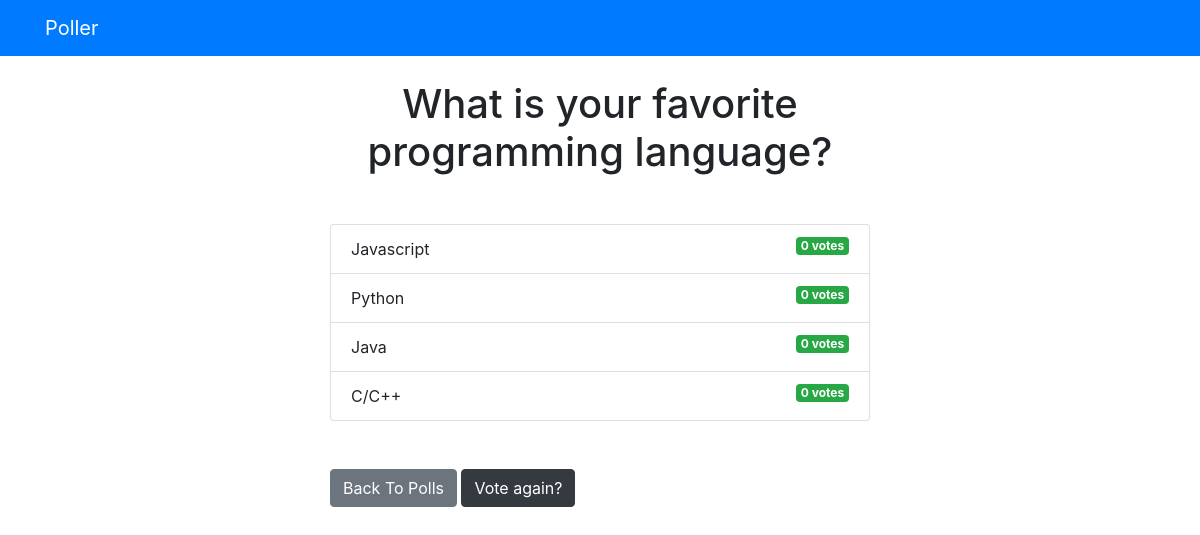
The app's page /polls/2/results/ with its own data.
### polls/models.py (models this page shows, shortened)
class Question(models.Model):
    question_text = models.CharField(max_length=200)
    pub_date = models.DateTimeField('date published')

class Choice(models.Model):
    question = models.ForeignKey(Question, on_delete=models.CASCADE)
    choice_text = models.CharField(max_length=200)
    votes = models.IntegerField(default=0)

### polls/views.py (the view)
# urls.py: path('<int:question_id>/results/', views.results, name='results'),
def results(request, question_id):
    question = get_object_or_404(Question, pk=question_id)
    return render(request, 'polls/results.html', {'question': question})

### templates/polls/results.html
{% extends 'base.html' %}
{% block content %}
<h1 class="mb-5 text-center">{{ question.question_text }}</h1>
<ul class="list-group mb-5">
	{% for choice in question.choice_set.all %}
	<li class="list-group-item">
		{{ choice.choice_text }}  <span class="badge badge-success float-right">{{ choice.votes }} vote{{ choice.votes | pluralize }}</span>
	</li>
	{% endfor %}
</ul>
<a class="btn btn-secondary" href="{% url 'polls:index' %}">Back To Polls</a>
<a class="btn btn-dark" href="{% url 'polls:detail' question.id %}">Vote again?</a>
{% endblock %}

### records on screen
Question: question_text "What is your favorite programming language?"
Choice: choice_text "Javascript", votes "0", votes|pluralize "s"
Choice: choice_text "Python", votes "0", votes|pluralize "s"
Choice: choice_text "Java", votes "0", votes|pluralize "s"
Choice: choice_text "C/C++", votes "0", votes|pluralize "s"
